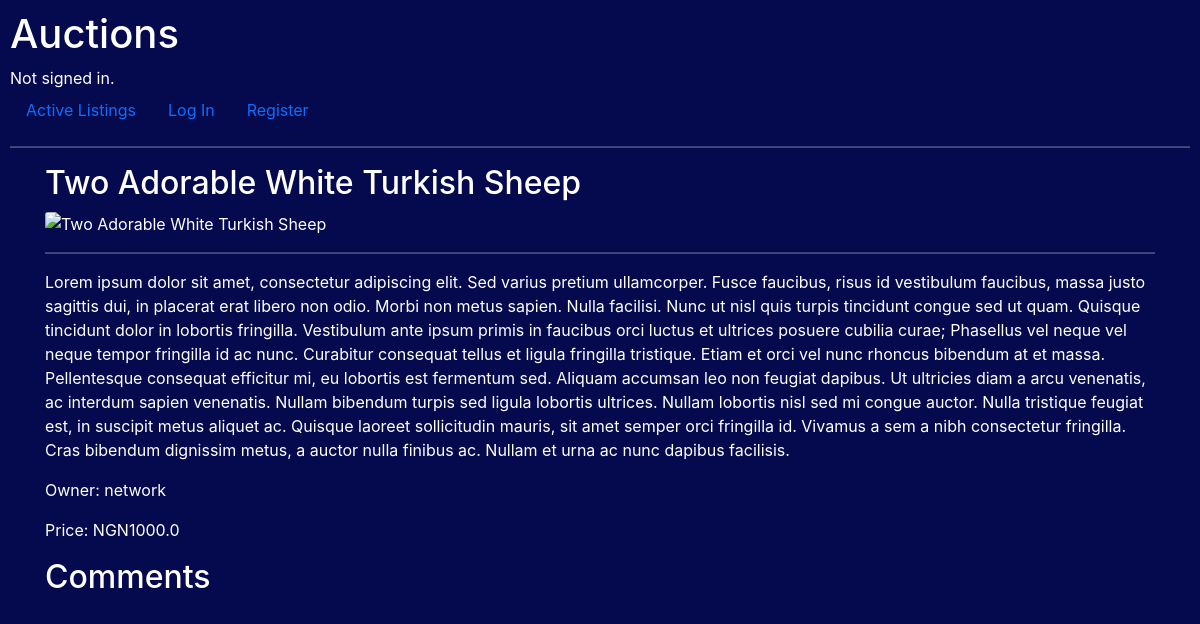
Page /auctions/listing/17 on the earlier database version.
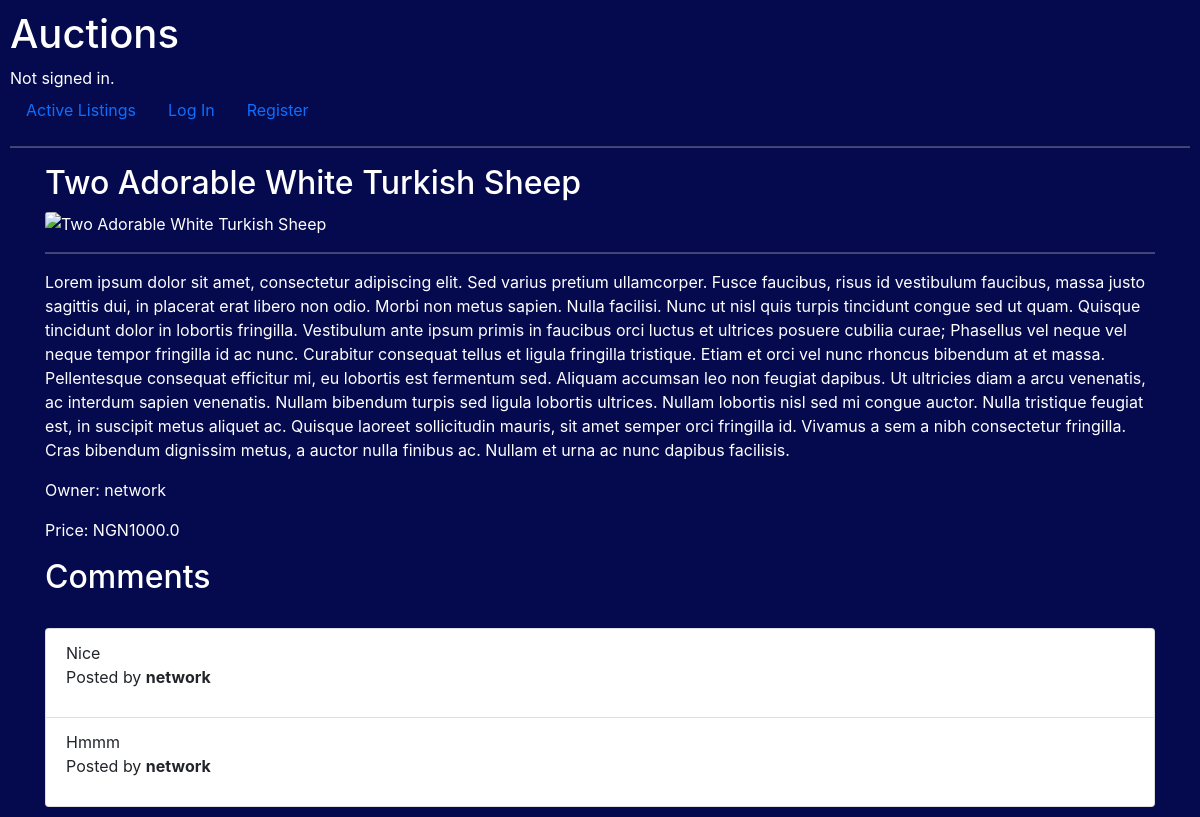
Same page on the later database version.
### network/models.py (models this page shows, shortened)
class auctions_Comment(models.Model):
    author = models.ForeignKey(User, on_delete=models.CASCADE, blank=True, null=True, related_name="auctions_userComment")
    listing = models.ForeignKey(Listing, on_delete=models.CASCADE, blank=True, null=True, related_name="listingComment")
    message = models.CharField(max_length=500)

class User(AbstractUser):
    profile_pics = models.ImageField(upload_to='profile_pics/', null=True, blank=True)
    phone_number = models.CharField(max_length=20, null=True, blank=True)
    about = models.TextField(null=True, blank=True)

### network/views_auctions.py (the view)
def listing(request, id):
    listingData = Listing.objects.get(pk=id)
    isListingInWatchList = request.user in listingData.watchlist.all()
    allComments = auctions_Comment.objects.filter(listing=listingData)
    isOwner = request.user.username == listingData.owner.username
    return render(request, "auctions/listing.html", {
        "listing": listingData,
        "isListingInWatchList": isListingInWatchList,
        "allComments": allComments,
        "isOwner": isOwner
    })

### network/templates/auctions/listing.html (shortened to what this page needs)
{% extends "auctions/layout.html" %}
{% block body %}
<div class="container">
    <h2>{{listing.title}}</h2>
    <img class="card-img-top" src="{{ listing.image.url }}" alt="{{listing.title}}">
    <hr>
    <div>
        <p>{{listing.description}}</p>
    </div>
    <p>Owner: {{listing.owner}}</p>
    <p>Price: NGN{{listing.price.bid}}</p>
    <h2>Comments</h2>
    <br>
    <ul class="list-group">
        {% for comment in allComments %}
            <li class="list-group-item">{{ comment.message }}
                <p>Posted by <strong>{{comment.author}}</strong> </p>
            </li>
        {% endfor %}
    </ul>
</div>
{% endblock %}

Differences in the rows shown:
added auctions_Comment: message "Nice", author "network"
added auctions_Comment: message "Hmmm", author "network"
